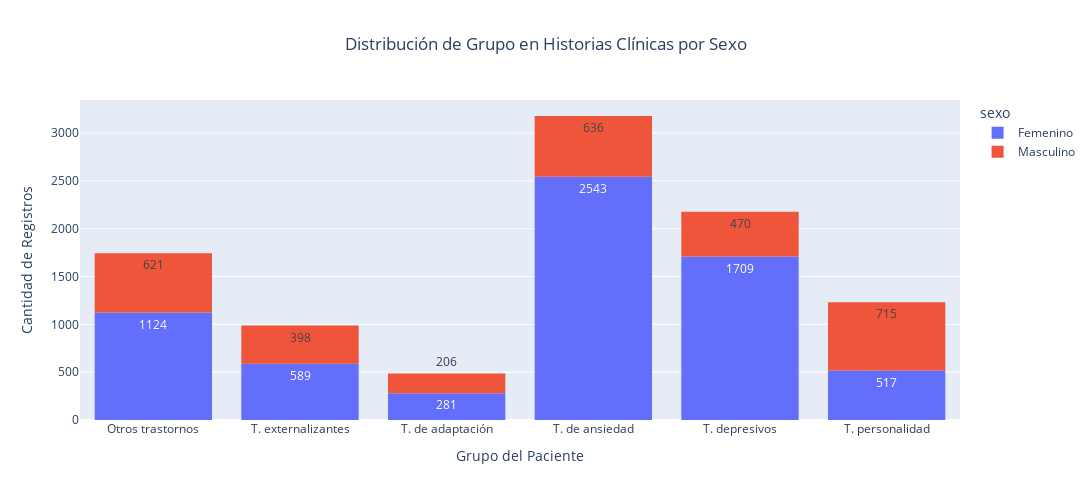

Notebook cell for this chart:
### Code cell
# Distribución por grupo y sexo
fig = px.histogram(historias_clinicas, 
             x="grupo", 
             title="Distribución de Grupo en Historias Clínicas por Sexo", 
             color="sexo",
             text_auto=True
             )

fig.update_layout(
    xaxis_title="Grupo del Paciente",
    yaxis_title="Cantidad de Registros",
    title_x=0.5  # Centra el título
)

fig.update_layout(width=2000, height=500)

fig.show()

# guardar la imagen
save_plotly_fig(fig, "distribucion_grupo_sexo")

### Figure 1 — Plotly figure (JSON) as saved in the notebook; plotly's stock layout.template omitted (floating-point values rounded to 4 significant figures; data arrays with more than 128 entries replaced by an {"elided": "..."} marker saying what was removed)
{"data": [{"bingroup": "x", "hovertemplate": "sexo=Femenino<br>grupo=%{x}<br>count=%{y}<extra></extra>", "legendgroup": "Femenino", "marker": {"color": "#636efa", "pattern": {"shape": ""}}, "name": "Femenino", "orientation": "v", "showlegend": true, "texttemplate": "%{value}", "type": "histogram", "x": {"elided": "6763 str values"}, "xaxis": "x", "yaxis": "y"}, {"bingroup": "x", "hovertemplate": "sexo=Masculino<br>grupo=%{x}<br>count=%{y}<extra></extra>", "legendgroup": "Masculino", "marker": {"color": "#EF553B", "pattern": {"shape": ""}}, "name": "Masculino", "orientation": "v", "showlegend": true, "texttemplate": "%{value}", "type": "histogram", "x": {"elided": "3046 str values"}, "xaxis": "x", "yaxis": "y"}], "layout": {"barmode": "relative", "height": 500, "legend": {"title": {"text": "sexo"}, "tracegroupgap": 0}, "title": {"text": "Distribución de Grupo en Historias Clínicas por Sexo", "x": 0.5}, "width": 2000, "xaxis": {"anchor": "y", "domain": [0, 1], "title": {"text": "Grupo del Paciente"}}, "yaxis": {"anchor": "x", "domain": [0, 1], "title": {"text": "Cantidad de Registros"}}}}
